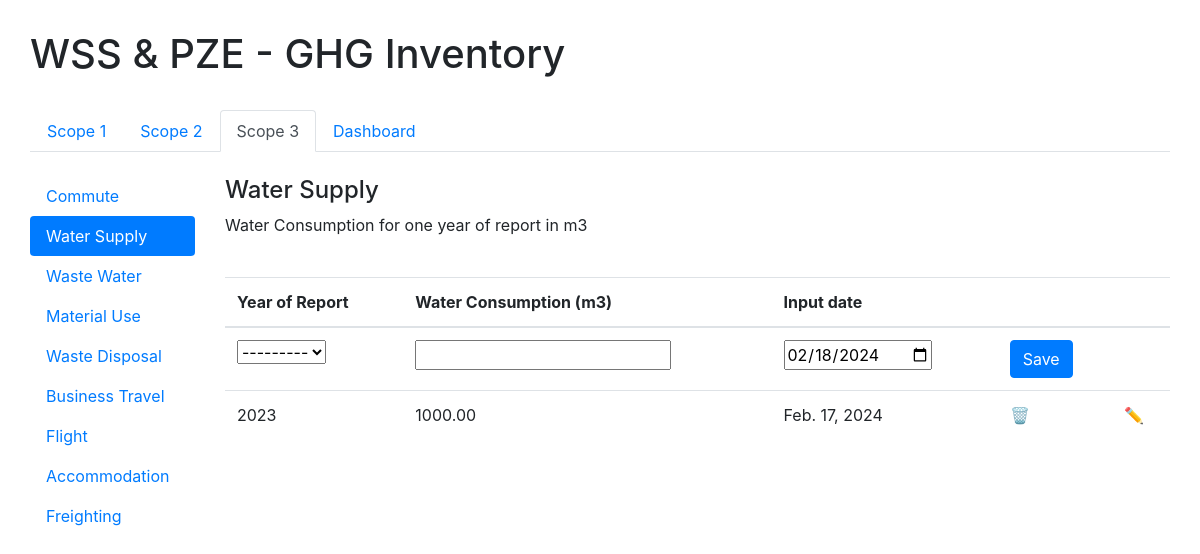
Page /ghg/scope3/water/ on the committed database.
### ghg_inventory/models.py (models this page shows)
class Water(models.Model):
    inventory_year = models.ForeignKey(Inventory_Year, on_delete=models.CASCADE)
    consumption = models.DecimalField(max_digits=10, decimal_places=2)
    date = models.DateField()
    emission = models.FloatField()

class Inventory_Year(models.Model):
    year_choices = [(year, year) for year in range(2023, 2030)]
    year = models.IntegerField(choices=year_choices)
    def __str__(self):
        return str(self.year)

### ghg_inventory/views.py (the view, shortened to what this page needs)
# urls.py: path('scope3/water/', views.water, name='water'),
def water(request):
    water = Water_Form(prefix='water')
    waters = Water.objects.all()
    context_water = {'water': water, 'waters': waters}
    return render(request, 'ghg_inventory/scope3_water.html', context_water)

### ghg_inventory/forms.py
class Water_Form(forms.ModelForm):
    class Meta:
        model = Water
        fields = ['inventory_year', 'consumption', 'date']
        widgets = {
            'date': forms.DateInput(attrs={'type': 'date', 'value': timezone.now().date()}),
        }

### ghg_inventory/templates/ghg_inventory/scope3_water.html (shortened to what this page needs)
{% extends 'ghg_inventory/base_scope3.html' %}
{% block content %}
    <div class="row">
        <div class="col-2">
            <ul class="nav nav-pills flex-column">
                <li class="nav-item">
                    <a class="nav-link " href="{% url 'commute' %}">Commute</a>
                </li>
                <li class="nav-item">
                    <a class="nav-link active"  href="{% url 'water' %}">Water Supply</a>
                </li>
                <li class="nav-item">
                    <a class="nav-link" href="{% url 'wastewater' %}">Waste Water</a>
                </li>
                <li class="nav-item">
                    <a class="nav-link "  href="{% url 'material' %}">Material Use</a>
                </li>
                <li class="nav-item">
                    <a class="nav-link "  href="{% url 'disposal' %}">Waste Disposal</a>
                </li>
                <li class="nav-item">
                    <a class="nav-link "  href="{% url 'travel' %}">Business Travel</a>
                </li>
                <li class="nav-item">
                    <a class="nav-link "  href="{% url 'flight' %}"> Flight </a>
                </li>
                <li class="nav-item">
                    <a class="nav-link "  href="{% url 'accommodation' %}">Accommodation</a>
                </li>
                <li class="nav-item">
                    <a class="nav-link "  href="{% url 'freighting' %}">Freighting</a>
                </li>
            </ul>
        </div>
        <div class="col">
            <h4> Water Supply</h4>
            <p> Water Consumption for one year of report in m3 </p>
            <br>
            <form method="post">
            <table class="table table-hover">
                <thead>
                    <tr>
                        <th>Year of Report</th>
                        <th>Water Consumption (m3)</th>
                        <th>Input date</th>
                        <th></th>
                        <th></th>
                    </tr>
                </thead>
                <tbody>
                    <tr>
                        <td> {{ water.inventory_year }} </td>
                        <td>{{ water.consumption}}</td>
                        <td>{{ water.date}}</td>
                        <td><button type="submit" class="btn btn-primary">Save</button></td>
                        <td></td>
                    </tr>
                        {% for item in waters%}
                            <tr>
                                <td>{{ item.inventory_year }}</td>
                                <td>{{ item.consumption}}</td>
                                <td>{{ item.date}}</td>
                                <td><a href="{% url 'water_delete' item.id %}">🗑️</a></td>
                                <td><a href="{% url 'water_update' item.id %}">✏️</a></td>
                            </tr>
                        {% endfor %}
                </tbody>
            </table>
            </form>
        </div>
    </div>
{% endblock %}

### rows in the picture
Water: inventory_year "2023", consumption "1000.00", date "Feb. 17, 2024"
